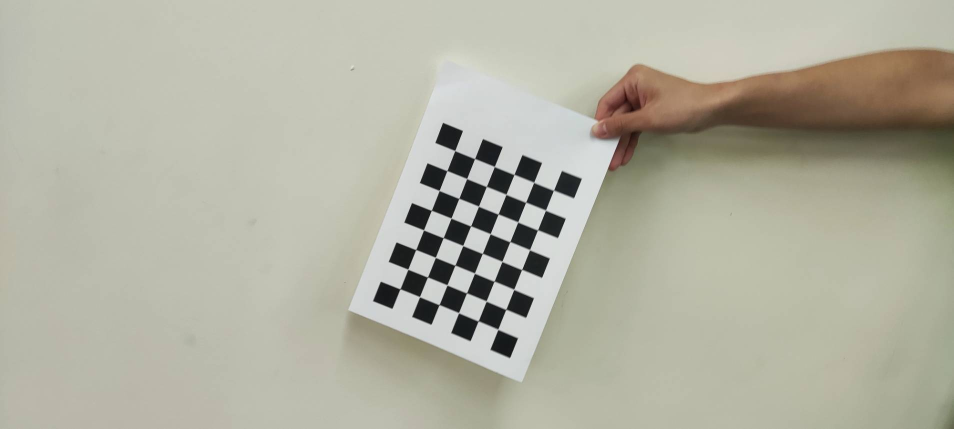
#> input picture State Estimation Lab-20240516/Lab1/src/chess/12446.jpg, 1907 x 858 px (shown at 1/2 size); its folder holds only this picture in this run
$ python camera_calibration.py
#> lines starting #> are read from the running program, lines starting #| are printed output that depends on the picture; after the words box and inside, x2 and y2 are one past the last pixel; in counts of white or black regions, pixels touching at a corner belong together; long printed decimals are rounded
import os
import cv2
import numpy as np

# Define chess board pattern size
pattern_size = (8, 6)

# Criteria for termination of the iterative process of corner detection
criteria = (cv2.TERM_CRITERIA_EPS + cv2.TERM_CRITERIA_MAX_ITER, 30, 0.001)

# Prepare object points, like (0,0,0), (1,0,0), (2,0,0) ....,(6,5,0)
objp = np.zeros((pattern_size[0] * pattern_size[1], 3), np.float32)
objp[:, :2] = np.mgrid[0:pattern_size[0], 0:pattern_size[1]].T.reshape(-1, 2)

# Arrays to store object points and image points from all the images.
objpoints = []  # 3d point in real world space
imgpoints = []  # 2d points in image plane.

# Load images
images_folder = "./chess"
images_list = os.listdir(images_folder)

for fname in images_list:

    img_path = os.path.join(images_folder, fname)
    img = cv2.imread(img_path)
#> img is the input picture: shape (858, 1907, 3); mean B, G, R 161.6, 176.7, 177.6
    gray = cv2.cvtColor(img, cv2.COLOR_BGR2GRAY)
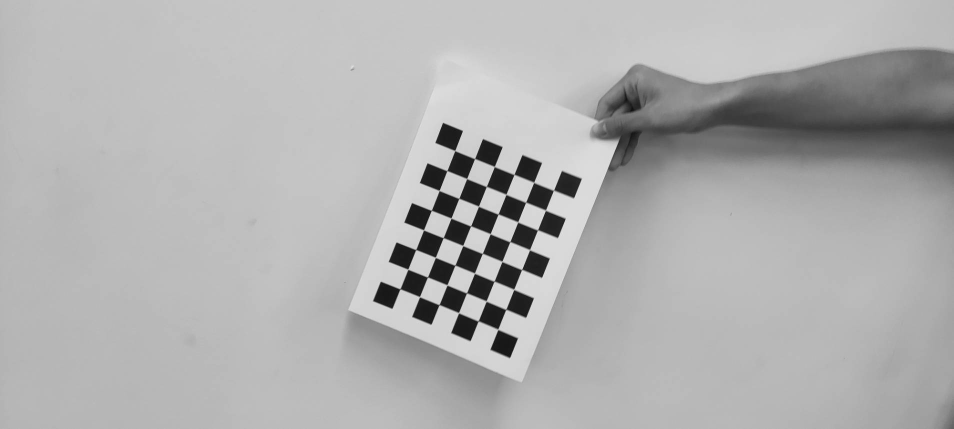
#> gray: shape (858, 1907) (shown at 1/2 size); min 4, max 239, mean 175.3

    # Find the chess board corners
    ret, corners = cv2.findChessboardCorners(gray, pattern_size, None)
#> ret = True; corners = 48 rows, first 8: [800, 578.3], [816, 538.7], [832, 499.6], [847.5, 460.5], [863.1, 421.2], [878.4, 381.3], [893.9, 341.8], [909.9, 301.6]

    # If found, add object points, image points (after refining them)
    if ret == True:

        objpoints.append(objp)
        corners2 = cv2.cornerSubPix(gray, corners, (11, 11), (-1, -1), criteria)
#> corners2 = 48 rows, first 8: [800.4, 578.2], [816, 538.8], [831.9, 499.6], [847.5, 460.3], [863.2, 421.2], [878.6, 381.4], [894.2, 341.7], [910.1, 301.7]
        imgpoints.append(corners2)

        # Draw and display the corners
        img = cv2.drawChessboardCorners(img, pattern_size, corners2, ret)
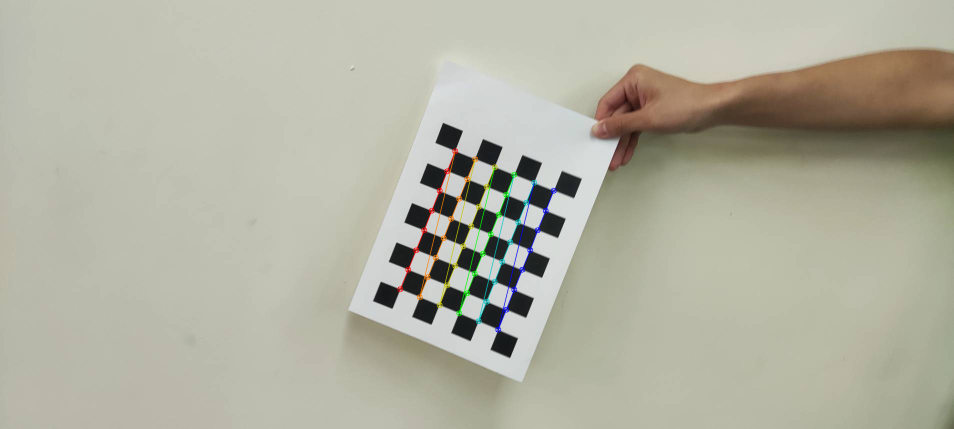
#> img: shape (858, 1907, 3) (shown at 1/2 size); 0.81% of pixels changed, all inside (x1, y1, x2, y2) = (794, 296, 1114, 666)

        # Resize the window to half the size of the image
        cv2.namedWindow('img', cv2.WINDOW_NORMAL)
        cv2.resizeWindow('img', (img.shape[1] // 2, img.shape[0] // 2))
        cv2.imshow('img', img)
        cv2.waitKey(500)

cv2.destroyAllWindows()

# Calibrate the camera
ret, mtx, dist, rvecs, tvecs = cv2.calibrateCamera(objpoints, imgpoints, gray.shape[::-1], None, None)
#> ret = 0.187; mtx = [[5302.5, 0, 894.5], [0, 5168.6, 370.8], [0, 0, 1]]; dist = [[1.66, 726.7, -0.083, -0.0937, 1.65]]; rvecs = ([-0.144, 0.236, -1.18],); tvecs = ([-2.14, 4.89, 121.7],)

# Print the camera matrix
print(f"Objective function value: {ret}\n")
#| Objective function value: 0.1871
print(f"Distorition coefficient: {dist}\n")
#| Distorition coefficient: [[ 1.65750195e+00  7.26670997e+02 -8.30054701e-02 -9.37002293e-02
#|    1.64522296e+00]]
print("Camera Matrix:")
print(mtx)
#| [[5.30254158e+03 0.00000000e+00 8.94496512e+02]
#|  [0.00000000e+00 5.16859635e+03 3.70797900e+02]
#|  [0.00000000e+00 0.00000000e+00 1.00000000e+00]]

fx = mtx[0, 0]
#> fx = 5302.5
fy = mtx[1, 1]
#> fy = 5168.6
cx = mtx[0, 2]
#> cx = 894.5
cy = mtx[1, 2]
#> cy = 370.8

print(f"\nfx: {fx}, fy: {fy}, cx: {cx}, cy: {cy}")
#| fx: 5302.542, fy: 5168.596, cx: 894.497, cy: 370.798

$ run again, on State Estimation Lab-20240516/Lab1/src/chess/12450.jpg
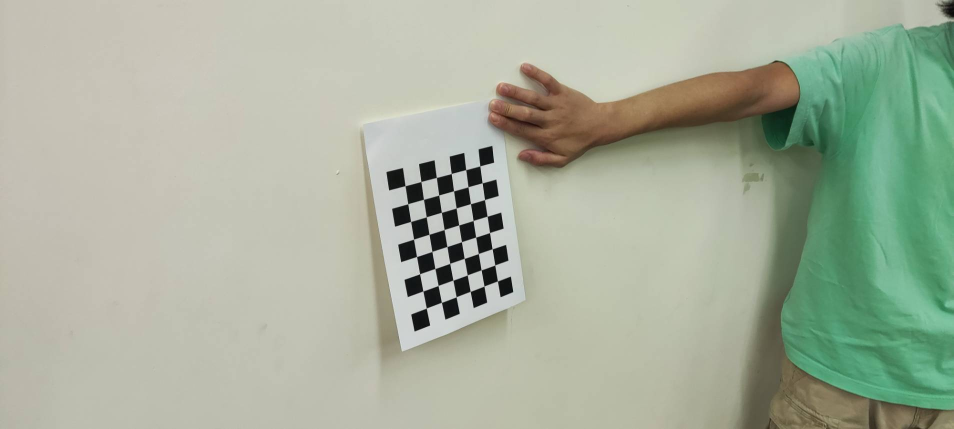
#> input picture State Estimation Lab-20240516/Lab1/src/chess/12450.jpg, 1907 x 858 px (shown at 1/2 size)
#> img is the input picture: shape (858, 1907, 3); mean B, G, R 157.2, 175.7, 167
#> `gray = cv2.cvtColor(img, cv2.COLOR_BGR2GRAY)`:
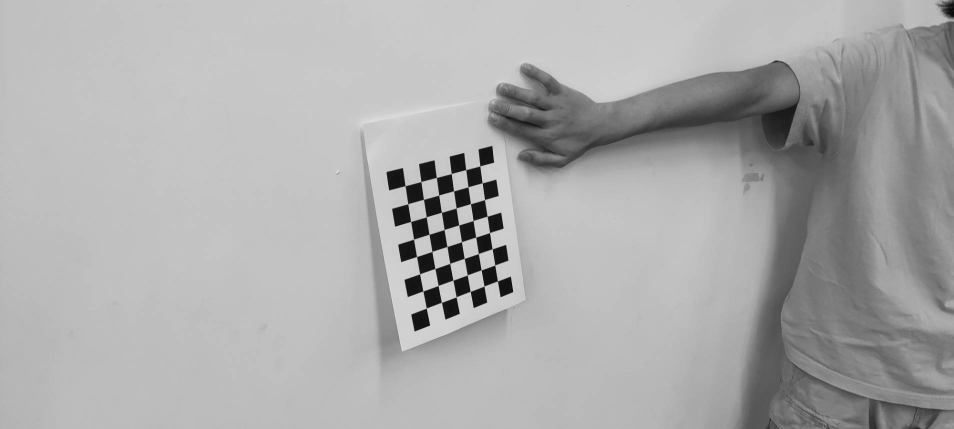
#> gray: shape (858, 1907) (shown at 1/2 size); min 1, max 234, mean 171
#> `ret, corners = cv2.findChessboardCorners(gray, pattern_size, None)`: ret = True; corners = 48 rows, first 8: [960.2, 332.4], [964.7, 366.1], [969.6, 399.7], [974.6, 432.9], [979.5, 465.6], [984.7, 498.2], [990.1, 530.4], [995.3, 562.5]
#> corners2 = 48 rows, first 8: [960.2, 332.3], [964.7, 366.1], [969.5, 399.6], [974.6, 432.9], [979.5, 465.6], [984.7, 498.2], [990.2, 530.4], [995.3, 562.4]
#> `img = cv2.drawChessboardCorners(img, pattern_size, corners2, ret)`:
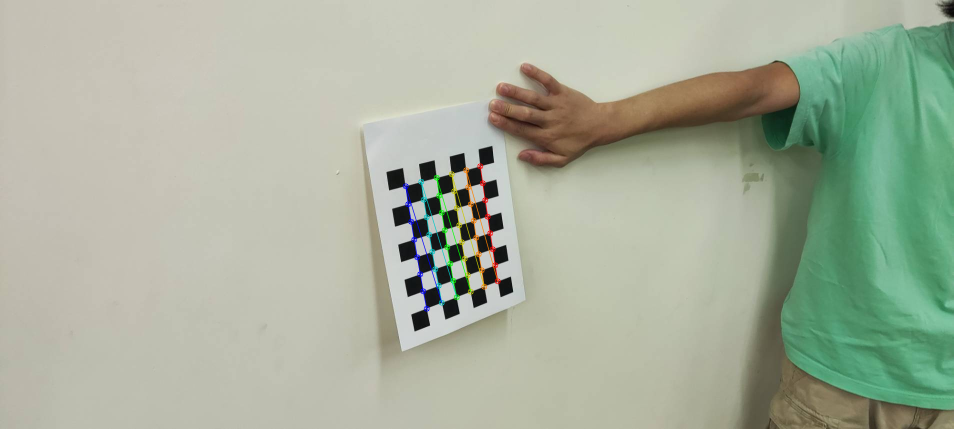
#> img: shape (858, 1907, 3) (shown at 1/2 size); 0.7% of pixels changed, all inside (x1, y1, x2, y2) = (805, 326, 1002, 624)
#> `ret, mtx, dist, rvecs, tvecs = cv2.calibrateCamera(objpoints, imgpoint..`: ret = 0.256; mtx = [[3514.4, 0, 951.8], [0, 1981.7, 426.2], [0, 0, 1]]; dist = [[0.256, -3.03, -0.00529, 0.104, 0.158]]; rvecs = ([-0.681, -0.944, 1.2],); tvecs = ([0.131, -2.71, 57.49],)
#| Objective function value: 0.2564
#| Distorition coefficient: [[ 0.2561  -3.030 -0.005291  0.1037  0.1577]]
#| [[3.51435645e+03 0.00000000e+00 9.51797620e+02]
#|  [0.00000000e+00 1.98167480e+03 4.26175982e+02]
#|  [0.00000000e+00 0.00000000e+00 1.00000000e+00]]
#> fx = 3514.4
#> fy = 1981.7
#> cx = 951.8
#> cy = 426.2
#| fx: 3514.356, fy: 1981.675, cx: 951.798, cy: 426.176

$ run again, on State Estimation Lab-20240516/Lab1/src/chess/12451.jpg
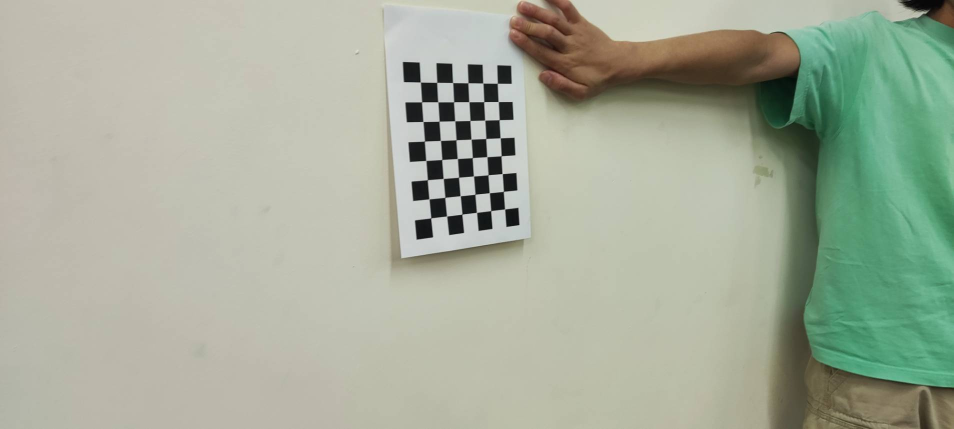
#> input picture State Estimation Lab-20240516/Lab1/src/chess/12451.jpg, 1907 x 858 px (shown at 1/2 size)
#> img is the input picture: shape (858, 1907, 3); mean B, G, R 154.7, 172.5, 164.6
#> `gray = cv2.cvtColor(img, cv2.COLOR_BGR2GRAY)`:
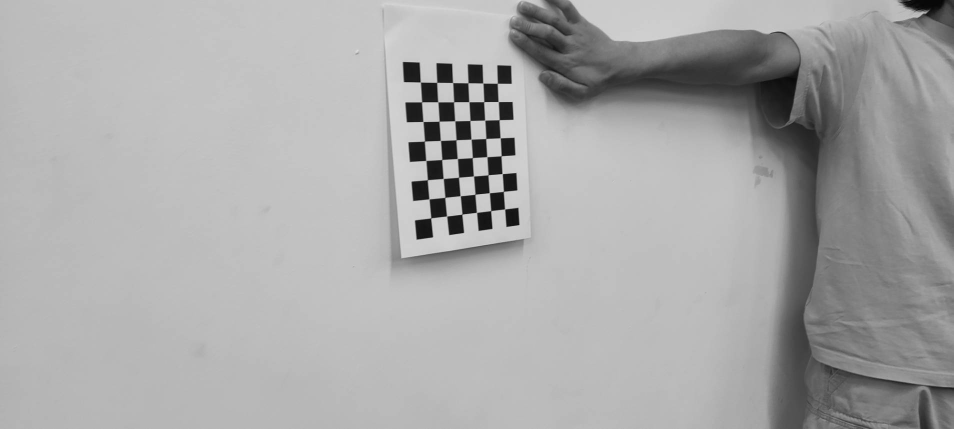
#> gray: shape (858, 1907) (shown at 1/2 size); min 0, max 224, mean 168.2
#> `ret, corners = cv2.findChessboardCorners(gray, pattern_size, None)`: ret = True; corners = 48 rows, first 8: [995, 167], [996.9, 203.5], [998.7, 239.7], [1000.9, 276.3], [1002.7, 312.1], [1004.8, 347.6], [1007.2, 383.1], [1009.7, 418.3]
#> corners2 = 48 rows, first 8: [995.1, 166.9], [996.8, 203.6], [998.6, 239.9], [1000.8, 276.2], [1002.6, 312.2], [1004.7, 347.7], [1007.3, 383.2], [1009.7, 418.4]
#> `img = cv2.drawChessboardCorners(img, pattern_size, corners2, ret)`:
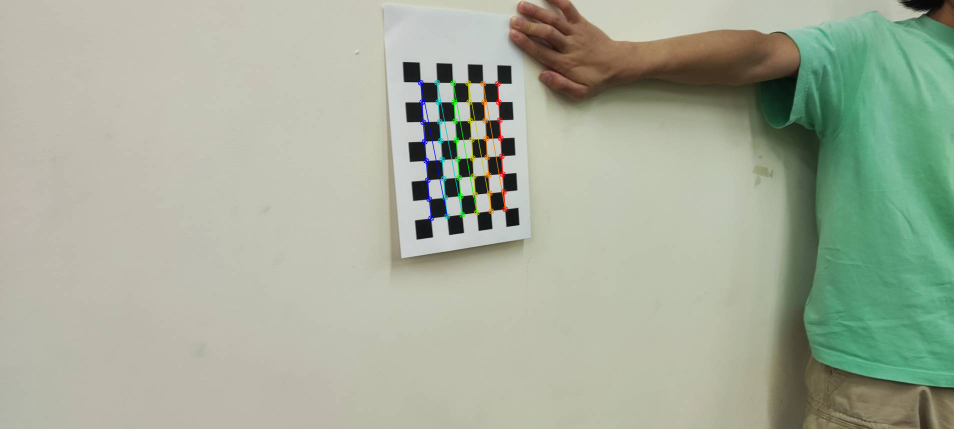
#> img: shape (858, 1907, 3) (shown at 1/2 size); 0.74% of pixels changed, all inside (x1, y1, x2, y2) = (835, 159, 1017, 443)
#> `ret, mtx, dist, rvecs, tvecs = cv2.calibrateCamera(objpoints, imgpoint..`: ret = 0.147; mtx = [[795.8, 0, 983.4], [0, 882.4, 542.9], [0, 0, 1]]; dist = [[0.483, -1.48, 0.0597, 0.068, 2.49]]; rvecs = ([-0.328, -0.453, 1.4],); tvecs = ([0.0469, -10.46, 23.99],)
#| Objective function value: 0.1471
#| Distorition coefficient: [[ 0.4825 -1.482  0.05971   0.068  2.485]]
#| [[795.838   0.         983.433 ]
#|  [  0.         882.357 542.883 ]
#|  [  0.           0.           1.        ]]
#> fx = 795.8
#> fy = 882.4
#> cx = 983.4
#> cy = 542.9
#| fx: 795.838, fy: 882.357, cx: 983.433, cy: 542.883

$ run again, on State Estimation Lab-20240516/Lab1/src/chess/12452.jpg
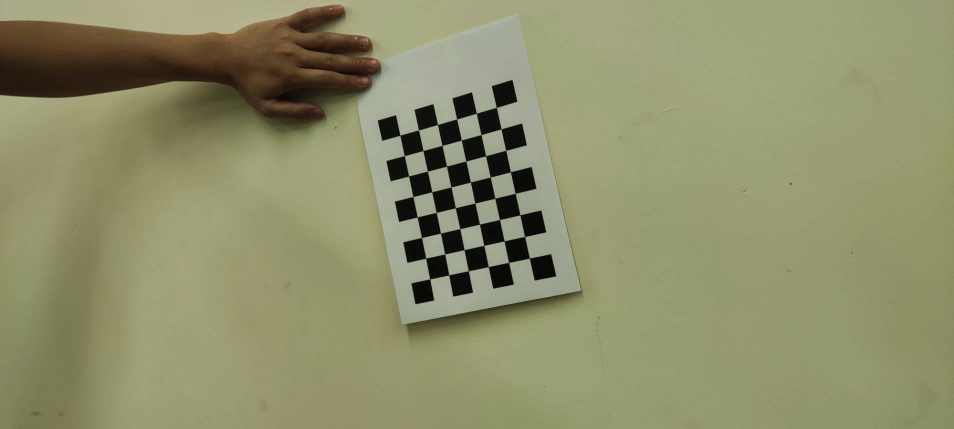
#> input picture State Estimation Lab-20240516/Lab1/src/chess/12452.jpg, 1907 x 858 px (shown at 1/2 size)
#> img is the input picture: shape (858, 1907, 3); mean B, G, R 106.2, 143, 142.3
#> `gray = cv2.cvtColor(img, cv2.COLOR_BGR2GRAY)`:
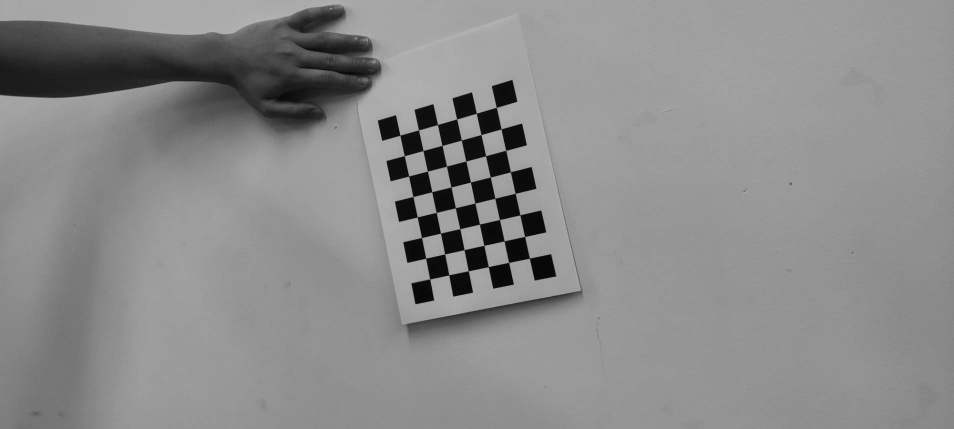
#> gray: shape (858, 1907) (shown at 1/2 size); min 0, max 189, mean 138.6
#> `ret, corners = cv2.findChessboardCorners(gray, pattern_size, None)`: ret = True; corners = 48 rows, first 8: [993, 215], [1002.5, 258.2], [1011.9, 301.3], [1021.4, 344.1], [1030.9, 387.1], [1040.4, 430.1], [1050, 473.5], [1059.3, 516.6]
#> corners2 = 48 rows, first 8: [993.1, 215.1], [1002.5, 258.3], [1011.9, 301.1], [1021.3, 344.1], [1030.8, 387.1], [1040.3, 430.2], [1049.8, 473.5], [1059.3, 516.7]
#> `img = cv2.drawChessboardCorners(img, pattern_size, corners2, ret)`:
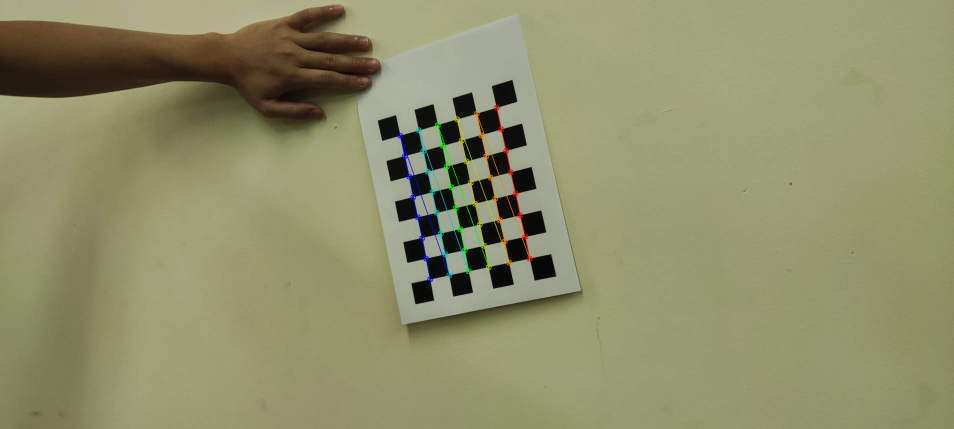
#> img: shape (858, 1907, 3) (shown at 1/2 size); 0.81% of pixels changed, all inside (x1, y1, x2, y2) = (794, 209, 1066, 565)
#> `ret, mtx, dist, rvecs, tvecs = cv2.calibrateCamera(objpoints, imgpoint..`: ret = 0.145; mtx = [[1285.9, 0, 974.1], [0, 1279.6, 325.1], [0, 0, 1]]; dist = [[0.439, -10.28, -0.0398, -0.0235, 162.6]]; rvecs = ([0.209, 0.345, 1.32],); tvecs = ([0.434, -2.48, 29.21],)
#| Objective function value: 0.1449
#| Distorition coefficient: [[ 4.38713972e-01 -1.02823729e+01 -3.98223301e-02 -2.34544201e-02
#|    1.62579940e+02]]
#| [[1.28589385e+03 0.00000000e+00 9.74094303e+02]
#|  [0.00000000e+00 1.27955057e+03 3.25052870e+02]
#|  [0.00000000e+00 0.00000000e+00 1.00000000e+00]]
#> fx = 1285.9
#> fy = 1279.6
#> cx = 974.1
#> cy = 325.1
#| fx: 1285.894, fy: 1279.551, cx: 974.094, cy: 325.053

$ run again, on State Estimation Lab-20240516/Lab1/src/chess/12447.jpg
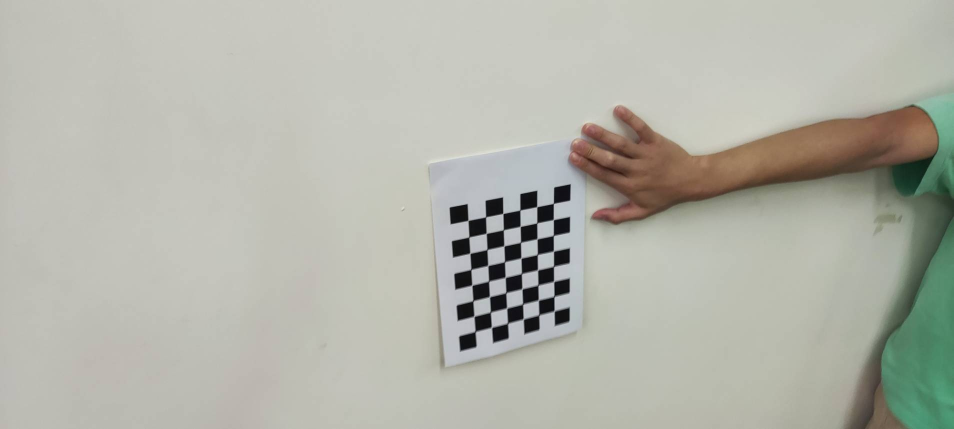
#> input picture State Estimation Lab-20240516/Lab1/src/chess/12447.jpg, 1907 x 858 px (shown at 1/2 size)
#> img is the input picture: shape (858, 1907, 3); mean B, G, R 169.8, 179.7, 178.7
#> `gray = cv2.cvtColor(img, cv2.COLOR_BGR2GRAY)`:
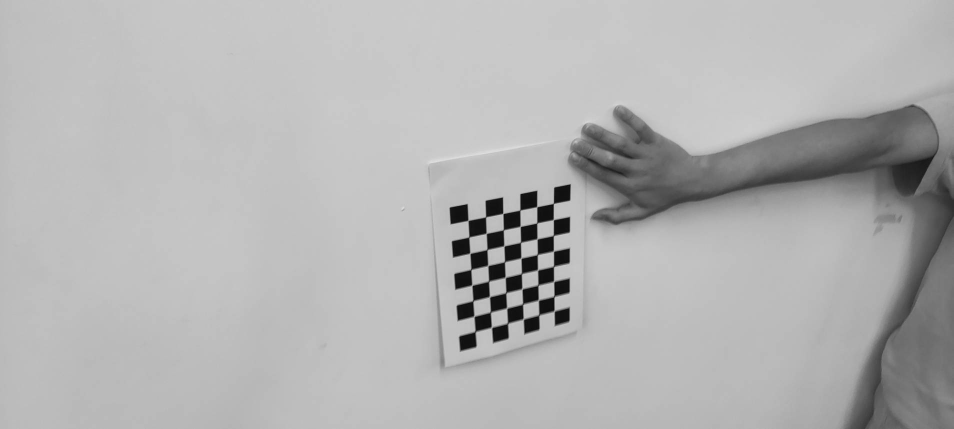
#> gray: shape (858, 1907) (shown at 1/2 size); min 0, max 225, mean 178.3
#> `ret, corners = cv2.findChessboardCorners(gray, pattern_size, None)`: ret = True; corners = 48 rows, first 8: [1108.6, 408], [1107.5, 439.5], [1107, 470.5], [1107.5, 502], [1107.5, 532.5], [1107.5, 563], [1109.2, 594.7], [1108.5, 622]
#> corners2 = 48 rows, first 8: [1107.2, 407.4], [1107.1, 439.7], [1107.1, 471.5], [1107.4, 502.6], [1107.5, 533.2], [1107.7, 563.3], [1108.4, 593.3], [1108.8, 622.4]
#> `img = cv2.drawChessboardCorners(img, pattern_size, corners2, ret)`:
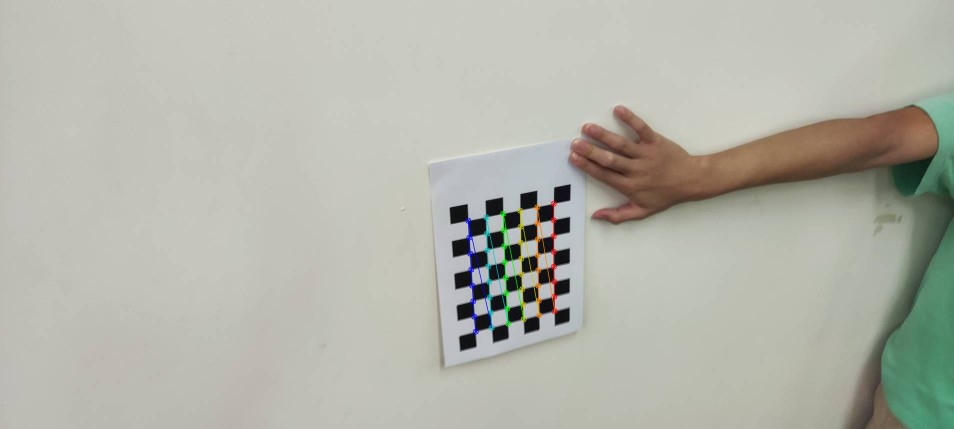
#> img: shape (858, 1907, 3) (shown at 1/2 size); 0.66% of pixels changed, all inside (x1, y1, x2, y2) = (930, 401, 1116, 670)
#> `ret, mtx, dist, rvecs, tvecs = cv2.calibrateCamera(objpoints, imgpoint..`: ret = 0.189; mtx = [[1118.2, 0, 960], [0, 1071.8, 402.8], [0, 0, 1]]; dist = [[-0.318, 16.57, 0.0304, 0.0622, -152.5]]; rvecs = ([-0.0165, -0.604, 1.41],); tvecs = ([3.96, 0.12, 30.79],)
#| Objective function value: 0.1893
#| Distorition coefficient: [[-3.18454242e-01  1.65661534e+01  3.03789068e-02  6.22267186e-02
#|   -1.52509419e+02]]
#| [[1.11824511e+03 0.00000000e+00 9.60012563e+02]
#|  [0.00000000e+00 1.07182188e+03 4.02799269e+02]
#|  [0.00000000e+00 0.00000000e+00 1.00000000e+00]]
#> fx = 1118.2
#> fy = 1071.8
#> cx = 960
#> cy = 402.8
#| fx: 1118.245, fy: 1071.822, cx: 960.013, cy: 402.799
